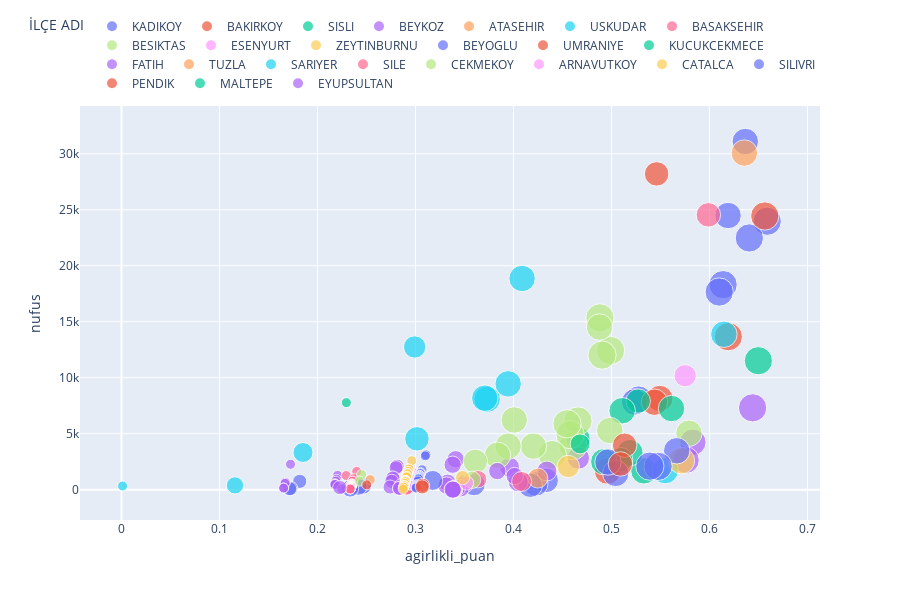

Notebook code for this chart:
### Code cell
# 3 özellikli scatter
fig = px.scatter(database, x='agirlikli_puan', y='nufus', color='İLÇE ADI', size='SES SKORU')
fig.update_layout(legend=dict(orientation="h", yanchor="bottom", y=1.02, xanchor="right", x=1),
                  width=900, height=600)
fig.show()

### Figure 1 — Plotly figure (JSON) as saved in the notebook; plotly's stock layout.template omitted (floating-point values rounded to 4 significant figures)
{"data": [{"hovertemplate": "İLÇE ADI=KADIKOY<br>agirlikli_puan=%{x}<br>nufus=%{y}<br>SES SKORU=%{marker.size}<extra></extra>", "legendgroup": "KADIKOY", "marker": {"color": "#636efa", "size": [100, 100, 87.5, 87.5, 100, 100, 87.5, 87.5], "sizemode": "area", "sizeref": 0.25, "symbol": "circle"}, "mode": "markers", "name": "KADIKOY", "orientation": "v", "showlegend": true, "type": "scatter", "x": [0.6588, 0.6406, 0.6365, 0.6189, 0.6138, 0.6098, 0.5276, 0.5236], "xaxis": "x", "y": [23977, 22484, 31098, 24488, 18316, 17657, 8095, 7839], "yaxis": "y"}, {"hovertemplate": "İLÇE ADI=BAKIRKOY<br>agirlikli_puan=%{x}<br>nufus=%{y}<br>SES SKORU=%{marker.size}<extra></extra>", "legendgroup": "BAKIRKOY", "marker": {"color": "#EF553B", "size": [100, 100, 87.5, 75, 87.5, 87.5], "sizemode": "area", "sizeref": 0.25, "symbol": "circle"}, "mode": "markers", "name": "BAKIRKOY", "orientation": "v", "showlegend": true, "type": "scatter", "x": [0.6563, 0.6191, 0.5492, 0.546, 0.5438, 0.4959], "xaxis": "x", "y": [24444, 13671, 8150, 28206, 7816, 1667], "yaxis": "y"}, {"hovertemplate": "İLÇE ADI=SISLI<br>agirlikli_puan=%{x}<br>nufus=%{y}<br>SES SKORU=%{marker.size}<extra></extra>", "legendgroup": "SISLI", "marker": {"color": "#00cc96", "size": [100, 87.5, 87.5, 75, 87.5, 87.5, 75, 87.5, 75], "sizemode": "area", "sizeref": 0.25, "symbol": "circle"}, "mode": "markers", "name": "SISLI", "orientation": "v", "showlegend": true, "type": "scatter", "x": [0.6498, 0.5612, 0.533, 0.5272, 0.5187, 0.5109, 0.5092, 0.4921, 0.4657], "xaxis": "x", "y": [11522, 7255, 1691, 7922, 3312, 7056, 2684, 2504, 4566], "yaxis": "y"}, {"hovertemplate": "İLÇE ADI=BEYKOZ<br>agirlikli_puan=%{x}<br>nufus=%{y}<br>SES SKORU=%{marker.size}<extra></extra>", "legendgroup": "BEYKOZ", "marker": {"color": "#ab63fa", "size": [100, 87.5, 87.5, 62.5, 50, 37.5, 37.5, 37.5, 37.5, 25, 25, 25, 25, 25, 25, 12.5, 12.5, 12.5, 12.5, 12.5, 12.5], "sizemode": "area", "sizeref": 0.25, "symbol": "circle"}, "mode": "markers", "name": "BEYKOZ", "orientation": "v", "showlegend": true, "type": "scatter", "x": [0.6439, 0.5829, 0.576, 0.4661, 0.3959, 0.341, 0.3379, 0.3327, 0.3316, 0.2813, 0.2801, 0.2772, 0.2769, 0.2758, 0.274, 0.2205, 0.2194, 0.2187, 0.2179, 0.2177, 0.2177], "xaxis": "x", "y": [7319, 4242, 2644, 2830, 2020, 2726, 2237, 627, 377, 2104, 1966, 980, 1055, 750, 243, 1283, 923, 764, 545, 477, 475], "yaxis": "y"}, {"hovertemplate": "İLÇE ADI=ATASEHIR<br>agirlikli_puan=%{x}<br>nufus=%{y}<br>SES SKORU=%{marker.size}<extra></extra>", "legendgroup": "ATASEHIR", "marker": {"color": "#FFA15A", "size": [87.5], "sizemode": "area", "sizeref": 0.25, "symbol": "circle"}, "mode": "markers", "name": "ATASEHIR", "orientation": "v", "showlegend": true, "type": "scatter", "x": [0.6355], "xaxis": "x", "y": [30063], "yaxis": "y"}, {"hovertemplate": "İLÇE ADI=USKUDAR<br>agirlikli_puan=%{x}<br>nufus=%{y}<br>SES SKORU=%{marker.size}<extra></extra>", "legendgroup": "USKUDAR", "marker": {"color": "#19d3f3", "size": [87.5, 87.5], "sizemode": "area", "sizeref": 0.25, "symbol": "circle"}, "mode": "markers", "name": "USKUDAR", "orientation": "v", "showlegend": true, "type": "scatter", "x": [0.6146, 0.5547], "xaxis": "x", "y": [13886, 1712], "yaxis": "y"}, {"hovertemplate": "İLÇE ADI=BASAKSEHIR<br>agirlikli_puan=%{x}<br>nufus=%{y}<br>SES SKORU=%{marker.size}<extra></extra>", "legendgroup": "BASAKSEHIR", "marker": {"color": "#FF6692", "size": [75, 12.5], "sizemode": "area", "sizeref": 0.25, "symbol": "circle"}, "mode": "markers", "name": "BASAKSEHIR", "orientation": "v", "showlegend": true, "type": "scatter", "x": [0.5988, 0.2292], "xaxis": "x", "y": [24548, 1269], "yaxis": "y"}, {"hovertemplate": "İLÇE ADI=BESIKTAS<br>agirlikli_puan=%{x}<br>nufus=%{y}<br>SES SKORU=%{marker.size}<extra></extra>", "legendgroup": "BESIKTAS", "marker": {"color": "#B6E880", "size": [87.5, 100, 87.5, 100, 100, 87.5, 100, 100, 100, 100, 100, 87.5, 87.5, 87.5, 87.5, 75], "sizemode": "area", "sizeref": 0.25, "symbol": "circle"}, "mode": "markers", "name": "BESIKTAS", "orientation": "v", "showlegend": true, "type": "scatter", "x": [0.579, 0.499, 0.4982, 0.4903, 0.4881, 0.4877, 0.4658, 0.4607, 0.4577, 0.4545, 0.4395, 0.4203, 0.4007, 0.3945, 0.3836, 0.361], "xaxis": "x", "y": [5048, 12435, 5288, 12023, 15350, 14530, 6142, 3933, 4925, 5891, 3145, 3898, 6232, 3889, 3082, 2534], "yaxis": "y"}, {"hovertemplate": "İLÇE ADI=ESENYURT<br>agirlikli_puan=%{x}<br>nufus=%{y}<br>SES SKORU=%{marker.size}<extra></extra>", "legendgroup": "ESENYURT", "marker": {"color": "#FF97FF", "size": [62.5], "sizemode": "area", "sizeref": 0.25, "symbol": "circle"}, "mode": "markers", "name": "ESENYURT", "orientation": "v", "showlegend": true, "type": "scatter", "x": [0.5751], "xaxis": "x", "y": [10183], "yaxis": "y"}, {"hovertemplate": "İLÇE ADI=ZEYTINBURNU<br>agirlikli_puan=%{x}<br>nufus=%{y}<br>SES SKORU=%{marker.size}<extra></extra>", "legendgroup": "ZEYTINBURNU", "marker": {"color": "#FECB52", "size": [87.5, 62.5], "sizemode": "area", "sizeref": 0.25, "symbol": "circle"}, "mode": "markers", "name": "ZEYTINBURNU", "orientation": "v", "showlegend": true, "type": "scatter", "x": [0.5713, 0.4559], "xaxis": "x", "y": [2592, 2078], "yaxis": "y"}, {"hovertemplate": "İLÇE ADI=BEYOGLU<br>agirlikli_puan=%{x}<br>nufus=%{y}<br>SES SKORU=%{marker.size}<extra></extra>", "legendgroup": "BEYOGLU", "marker": {"color": "#636efa", "size": [87.5, 100, 100, 87.5, 87.5, 75, 75, 75, 62.5, 50, 37.5, 37.5, 37.5, 25, 25, 25], "sizemode": "area", "sizeref": 0.25, "symbol": "circle"}, "mode": "markers", "name": "BEYOGLU", "orientation": "v", "showlegend": true, "type": "scatter", "x": [0.5665, 0.5475, 0.5391, 0.5042, 0.4964, 0.4333, 0.4227, 0.4171, 0.3597, 0.3175, 0.2463, 0.2418, 0.2332, 0.1819, 0.1727, 0.1716], "xaxis": "x", "y": [3482, 2092, 2109, 1463, 2476, 840, 518, 405, 463, 834, 368, 283, 121, 752, 128, 91], "yaxis": "y"}, {"hovertemplate": "İLÇE ADI=UMRANIYE<br>agirlikli_puan=%{x}<br>nufus=%{y}<br>SES SKORU=%{marker.size}<extra></extra>", "legendgroup": "UMRANIYE", "marker": {"color": "#EF553B", "size": [75, 75], "sizemode": "area", "sizeref": 0.25, "symbol": "circle"}, "mode": "markers", "name": "UMRANIYE", "orientation": "v", "showlegend": true, "type": "scatter", "x": [0.5134, 0.5091], "xaxis": "x", "y": [3976, 2307], "yaxis": "y"}, {"hovertemplate": "İLÇE ADI=KUCUKCEKMECE<br>agirlikli_puan=%{x}<br>nufus=%{y}<br>SES SKORU=%{marker.size}<extra></extra>", "legendgroup": "KUCUKCEKMECE", "marker": {"color": "#00cc96", "size": [50], "sizemode": "area", "sizeref": 0.25, "symbol": "circle"}, "mode": "markers", "name": "KUCUKCEKMECE", "orientation": "v", "showlegend": true, "type": "scatter", "x": [0.4679], "xaxis": "x", "y": [4092], "yaxis": "y"}, {"hovertemplate": "İLÇE ADI=FATIH<br>agirlikli_puan=%{x}<br>nufus=%{y}<br>SES SKORU=%{marker.size}<extra></extra>", "legendgroup": "FATIH", "marker": {"color": "#ab63fa", "size": [50, 50, 37.5, 37.5, 37.5, 37.5, 37.5, 37.5, 37.5, 37.5, 37.5, 37.5, 37.5, 25, 25, 25, 25, 25, 25, 12.5], "sizemode": "area", "sizeref": 0.25, "symbol": "circle"}, "mode": "markers", "name": "FATIH", "orientation": "v", "showlegend": true, "type": "scatter", "x": [0.434, 0.4048, 0.4012, 0.3834, 0.3505, 0.3503, 0.3461, 0.3421, 0.3395, 0.3392, 0.3391, 0.3383, 0.3379, 0.2952, 0.2906, 0.2895, 0.2853, 0.284, 0.2836, 0.2247], "xaxis": "x", "y": [1671, 709, 1225, 1673, 618, 488, 131, 146, 48, 24, 30, 25, 14, 783, 411, 206, 360, 114, 135, 82], "yaxis": "y"}, {"hovertemplate": "İLÇE ADI=TUZLA<br>agirlikli_puan=%{x}<br>nufus=%{y}<br>SES SKORU=%{marker.size}<extra></extra>", "legendgroup": "TUZLA", "marker": {"color": "#FFA15A", "size": [50, 12.5], "sizemode": "area", "sizeref": 0.25, "symbol": "circle"}, "mode": "markers", "name": "TUZLA", "orientation": "v", "showlegend": true, "type": "scatter", "x": [0.4248, 0.2538], "xaxis": "x", "y": [1045, 905], "yaxis": "y"}, {"hovertemplate": "İLÇE ADI=SARIYER<br>agirlikli_puan=%{x}<br>nufus=%{y}<br>SES SKORU=%{marker.size}<extra></extra>", "legendgroup": "SARIYER", "marker": {"color": "#19d3f3", "size": [87.5, 87.5, 87.5, 87.5, 75, 62.5, 50, 37.5, 12.5], "sizemode": "area", "sizeref": 0.25, "symbol": "circle"}, "mode": "markers", "name": "SARIYER", "orientation": "v", "showlegend": true, "type": "scatter", "x": [0.4087, 0.3945, 0.3731, 0.3707, 0.3015, 0.2991, 0.1852, 0.1158, 0.001118], "xaxis": "x", "y": [18867, 9458, 8091, 8178, 4550, 12750, 3331, 393, 333], "yaxis": "y"}, {"hovertemplate": "İLÇE ADI=SILE<br>agirlikli_puan=%{x}<br>nufus=%{y}<br>SES SKORU=%{marker.size}<extra></extra>", "legendgroup": "SILE", "marker": {"color": "#FF6692", "size": [50, 37.5, 25, 25, 25, 25, 25, 12.5, 12.5, 12.5, 12.5, 12.5, 12.5, 12.5, 12.5, 12.5, 12.5, 12.5, 12.5, 12.5, 12.5, 12.5, 12.5, 12.5, 12.5, 12.5, 12.5, 12.5, 12.5, 12.5, 12.5, 12.5, 12.5, 12.5, 12.5, 12.5, 12.5, 12.5, 12.5, 12.5, 12.5, 12.5, 12.5, 12.5, 12.5, 12.5, 12.5, 12.5, 12.5, 12.5, 12.5, 12.5, 12.5, 12.5, 12.5, 12.5, 12.5], "sizemode": "area", "sizeref": 0.25, "symbol": "circle"}, "mode": "markers", "name": "SILE", "orientation": "v", "showlegend": true, "type": "scatter", "x": [0.4082, 0.3639, 0.2922, 0.2913, 0.2912, 0.291, 0.2908, 0.24, 0.2371, 0.2357, 0.2357, 0.2349, 0.2349, 0.2348, 0.2348, 0.2347, 0.2345, 0.2345, 0.2344, 0.2343, 0.2342, 0.2342, 0.2341, 0.2341, 0.2341, 0.2341, 0.2341, 0.234, 0.234, 0.234, 0.234, 0.2339, 0.2339, 0.2339, 0.2339, 0.2339, 0.2339, 0.2338, 0.2338, 0.2338, 0.2338, 0.2338, 0.2338, 0.2338, 0.2338, 0.2336, 0.2336, 0.2336, 0.2336, 0.2336, 0.2335, 0.2335, 0.2335, 0.2335, 0.2334, 0.2334, 0.2333], "xaxis": "x", "y": [741, 944, 574, 305, 264, 219, 146, 1636, 994, 756, 766, 522, 515, 496, 499, 455, 388, 412, 355, 337, 324, 334, 306, 269, 289, 247, 265, 260, 272, 278, 257, 241, 231, 221, 215, 211, 205, 216, 188, 207, 208, 202, 159, 189, 185, 148, 144, 146, 122, 130, 121, 113, 92, 104, 90, 74, 58], "yaxis": "y"}, {"hovertemplate": "İLÇE ADI=CEKMEKOY<br>agirlikli_puan=%{x}<br>nufus=%{y}<br>SES SKORU=%{marker.size}<extra></extra>", "legendgroup": "CEKMEKOY", "marker": {"color": "#B6E880", "size": [37.5, 12.5, 12.5], "sizemode": "area", "sizeref": 0.25, "symbol": "circle"}, "mode": "markers", "name": "CEKMEKOY", "orientation": "v", "showlegend": true, "type": "scatter", "x": [0.3577, 0.245, 0.2429], "xaxis": "x", "y": [885, 1365, 771], "yaxis": "y"}, {"hovertemplate": "İLÇE ADI=ARNAVUTKOY<br>agirlikli_puan=%{x}<br>nufus=%{y}<br>SES SKORU=%{marker.size}<extra></extra>", "legendgroup": "ARNAVUTKOY", "marker": {"color": "#FF97FF", "size": [25, 12.5, 12.5, 12.5, 12.5, 12.5, 12.5, 12.5, 12.5, 12.5], "sizemode": "area", "sizeref": 0.25, "symbol": "circle"}, "mode": "markers", "name": "ARNAVUTKOY", "orientation": "v", "showlegend": true, "type": "scatter", "x": [0.352, 0.2984, 0.2967, 0.296, 0.2956, 0.2951, 0.2947, 0.2947, 0.2944, 0.2942], "xaxis": "x", "y": [600, 1521, 1149, 935, 825, 674, 561, 551, 464, 413], "yaxis": "y"}, {"hovertemplate": "İLÇE ADI=CATALCA<br>agirlikli_puan=%{x}<br>nufus=%{y}<br>SES SKORU=%{marker.size}<extra></extra>", "legendgroup": "CATALCA", "marker": {"color": "#FECB52", "size": [25, 12.5, 12.5, 12.5, 12.5, 12.5, 12.5, 12.5, 12.5, 12.5, 12.5, 12.5, 12.5, 12.5, 12.5, 12.5, 12.5, 12.5, 12.5, 12.5, 12.5, 12.5, 12.5, 12.5, 12.5, 12.5, 12.5, 12.5], "sizemode": "area", "sizeref": 0.25, "symbol": "circle"}, "mode": "markers", "name": "CATALCA", "orientation": "v", "showlegend": true, "type": "scatter", "x": [0.348, 0.2962, 0.2936, 0.2934, 0.2926, 0.2926, 0.292, 0.2919, 0.2919, 0.2912, 0.2911, 0.2909, 0.29, 0.2899, 0.2898, 0.2898, 0.2897, 0.2897, 0.2895, 0.2891, 0.2891, 0.2885, 0.2885, 0.2884, 0.2883, 0.288, 0.2879, 0.2874], "xaxis": "x", "y": [1085, 2598, 1812, 1872, 1624, 1641, 1444, 1469, 1409, 1213, 1172, 1127, 851, 829, 818, 790, 776, 772, 713, 561, 563, 386, 369, 356, 358, 239, 220, 58], "yaxis": "y"}, {"hovertemplate": "İLÇE ADI=SILIVRI<br>agirlikli_puan=%{x}<br>nufus=%{y}<br>SES SKORU=%{marker.size}<extra></extra>", "legendgroup": "SILIVRI", "marker": {"color": "#636efa", "size": [12.5, 12.5, 12.5, 12.5, 12.5, 12.5, 12.5, 12.5, 12.5, 12.5, 12.5, 12.5, 12.5, 12.5, 12.5, 12.5, 12.5, 12.5, 12.5, 12.5, 12.5], "sizemode": "area", "sizeref": 0.25, "symbol": "circle"}, "mode": "markers", "name": "SILIVRI", "orientation": "v", "showlegend": true, "type": "scatter", "x": [0.3108, 0.3099, 0.3066, 0.305, 0.3049, 0.3047, 0.3043, 0.3041, 0.3039, 0.3038, 0.3036, 0.3033, 0.3033, 0.3031, 0.3025, 0.3015, 0.3012, 0.3011, 0.3009, 0.3006, 0.3005], "xaxis": "x", "y": [3127, 3027, 1790, 1528, 1483, 1434, 1293, 1274, 1204, 1159, 1109, 1032, 1011, 954, 784, 463, 373, 338, 275, 201, 156], "yaxis": "y"}, {"hovertemplate": "İLÇE ADI=PENDIK<br>agirlikli_puan=%{x}<br>nufus=%{y}<br>SES SKORU=%{marker.size}<extra></extra>", "legendgroup": "PENDIK", "marker": {"color": "#EF553B", "size": [25, 25, 12.5], "sizemode": "area", "sizeref": 0.25, "symbol": "circle"}, "mode": "markers", "name": "PENDIK", "orientation": "v", "showlegend": true, "type": "scatter", "x": [0.3072, 0.3068, 0.2502], "xaxis": "x", "y": [400, 256, 441], "yaxis": "y"}, {"hovertemplate": "İLÇE ADI=MALTEPE<br>agirlikli_puan=%{x}<br>nufus=%{y}<br>SES SKORU=%{marker.size}<extra></extra>", "legendgroup": "MALTEPE", "marker": {"color": "#00cc96", "size": [12.5], "sizemode": "area", "sizeref": 0.25, "symbol": "circle"}, "mode": "markers", "name": "MALTEPE", "orientation": "v", "showlegend": true, "type": "scatter", "x": [0.2294], "xaxis": "x", "y": [7779], "yaxis": "y"}, {"hovertemplate": "İLÇE ADI=EYUPSULTAN<br>agirlikli_puan=%{x}<br>nufus=%{y}<br>SES SKORU=%{marker.size}<extra></extra>", "legendgroup": "EYUPSULTAN", "marker": {"color": "#ab63fa", "size": [25, 12.5, 12.5, 12.5, 12.5, 12.5], "sizemode": "area", "sizeref": 0.25, "symbol": "circle"}, "mode": "markers", "name": "EYUPSULTAN", "orientation": "v", "showlegend": true, "type": "scatter", "x": [0.2227, 0.1725, 0.1672, 0.1669, 0.1655, 0.1654], "xaxis": "x", "y": [195, 2275, 671, 569, 160, 149], "yaxis": "y"}], "layout": {"height": 600, "legend": {"itemsizing": "constant", "orientation": "h", "title": {"text": "İLÇE ADI"}, "tracegroupgap": 0, "x": 1, "xanchor": "right", "y": 1.02, "yanchor": "bottom"}, "margin": {"t": 60}, "width": 900, "xaxis": {"anchor": "y", "domain": [0, 1], "title": {"text": "agirlikli_puan"}}, "yaxis": {"anchor": "x", "domain": [0, 1], "title": {"text": "nufus"}}}}
